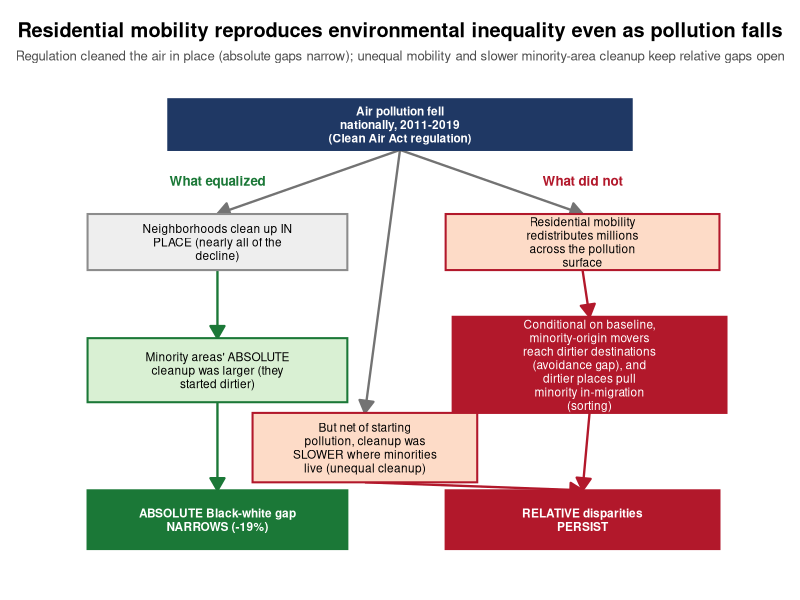

This chart was generated by the following R code:
# ============================================================
# CONCEPTUAL SIGNATURE FIGURE
# ------------------------------------------------------------
# The paper's argument as a flow diagram: regulation cleans the air in
# place (left, equalizing) while residential mobility and slower
# minority-area cleanup (right, inequitable) work against convergence,
# so ABSOLUTE gaps narrow but RELATIVE gaps persist.
# Pure ggplot2, no external rendering engine. Writes a PNG.
#
# Output: pm25_avoidance_lag3_olag1/figures/fig_conceptual_signature.png
# ============================================================
suppressPackageStartupMessages({ library(ggplot2); library(data.table); library(stringr) })
base_dir <- "/Users/priyanka/MIGRATE_dir"
fig_dir  <- file.path(base_dir, "pm25_avoidance_lag3_olag1", "figures")
dir.create(fig_dir, showWarnings = FALSE, recursive = TRUE)

# palette
NAVY <- "#1F3864"; GREEN <- "#1b7837"; GREENF <- "#d9f0d3"; RED <- "#b2182b"; REDF <- "#fddbc7"; GREYF <- "#eeeeee"
wrap <- function(s, w=26) str_wrap(s, width=w)

# nodes: id, x, y (center), w, h, fill, border, textcol, label
nodes <- rbindlist(list(
 data.table(id="top", x=5.0, y=9.1, w=6.6, h=0.95, fill=NAVY,  border=NAVY,  tcol="white",
            label="Air pollution fell nationally, 2011-2019 (Clean Air Act regulation)"),
 # LEFT / equalizing track
 data.table(id="L1",  x=2.4, y=6.9, w=3.7, h=1.05, fill=GREYF, border="grey55", tcol="black",
            label="Neighborhoods clean up IN PLACE (nearly all of the decline)"),
 data.table(id="L2",  x=2.4, y=4.5, w=3.7, h=1.20, fill=GREENF, border=GREEN, tcol="black",
            label="Minority areas' ABSOLUTE cleanup was larger (they started dirtier)"),
 data.table(id="Lout",x=2.4, y=1.7, w=3.7, h=1.10, fill=GREEN, border=GREEN, tcol="white",
            label="ABSOLUTE Black-white gap NARROWS (-19%)"),
 # RIGHT / inequitable track
 data.table(id="R1",  x=7.6, y=6.9, w=3.9, h=1.05, fill=REDF,  border=RED, tcol="black",
            label="Residential mobility redistributes millions across the pollution surface"),
 data.table(id="R2",  x=7.7, y=4.6, w=3.9, h=1.80, fill=RED,   border=RED, tcol="white",
            label="Conditional on baseline, minority-origin movers reach dirtier destinations (avoidance gap), and dirtier places pull minority in-migration (sorting)"),
 data.table(id="Rout",x=7.6, y=1.7, w=3.9, h=1.10, fill=RED,   border=RED, tcol="white",
            label="RELATIVE disparities PERSIST"),
 # CENTER / siting (pollution dynamics, inequitable)
 data.table(id="SIT", x=4.5, y=3.05, w=3.2, h=1.30, fill=REDF,  border=RED, tcol="black",
            label="But net of starting pollution, cleanup was SLOWER where minorities live (unequal cleanup)")
), fill=TRUE)

# edges: from id -> to id
edges <- rbindlist(lapply(list(c("top","L1"),c("top","R1"),c("top","SIT"),
                               c("L1","L2"),c("L2","Lout"),
                               c("R1","R2"),c("R2","Rout"),
                               c("SIT","Rout")), function(e){
  a <- nodes[id==e[1]]; b <- nodes[id==e[2]]
  data.table(x=a$x, y=a$y-a$h/2, xend=b$x, yend=b$y+b$h/2,
             col=ifelse(e[2] %in% c("L2","Lout"), GREEN, ifelse(e[1]=="top", "grey45", RED)))
}))

p <- ggplot() +
  geom_segment(data=edges, aes(x=x,y=y,xend=xend,yend=yend, color=I(col)),
               arrow=arrow(length=unit(.14,"in"), type="closed"), linewidth=.8) +
  geom_rect(data=nodes, aes(xmin=x-w/2, xmax=x+w/2, ymin=y-h/2, ymax=y+h/2),
            fill=nodes$fill, color=nodes$border, linewidth=.7) +
  geom_text(data=nodes, aes(x=x, y=y, label=wrap(label)), color=nodes$tcol,
            size=3.0, lineheight=.95, fontface=ifelse(nodes$id %in% c("Lout","Rout","top"),"bold","plain")) +
  annotate("text", x=2.4, y=8.05, label="What equalized", fontface="bold", color=GREEN, size=3.4) +
  annotate("text", x=7.6, y=8.05, label="What did not", fontface="bold", color=RED, size=3.4) +
  labs(title="Residential mobility reproduces environmental inequality even as pollution falls",
       subtitle="Regulation cleaned the air in place (absolute gaps narrow); unequal mobility and slower minority-area cleanup keep relative gaps open") +
  coord_cartesian(xlim=c(0,10), ylim=c(0.9,9.8)) +
  theme_void(base_size=12) +
  theme(plot.title=element_text(face="bold", hjust=.5),
        plot.subtitle=element_text(hjust=.5, size=9.5, color="grey30"),
        plot.margin=margin(10,10,10,10))

ggsave(file.path(fig_dir, "fig_conceptual_signature.png"), p, width=10, height=7.2, dpi=200)
message("DONE. Conceptual figure: ", file.path(fig_dir, "fig_conceptual_signature.png"))
